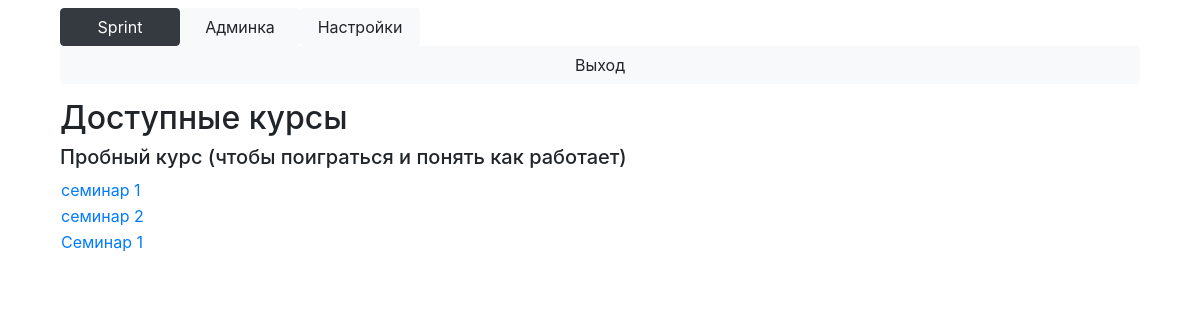
The app's page /main (signed in) with its own data.
### Main/models.py (models this page shows, shortened)
class Course(models.Model):
    name = models.TextField()

class Block(models.Model):
    name = models.TextField()
    course = models.ForeignKey(Course, on_delete=models.CASCADE)
    time_start = models.DateTimeField()
    time_end = models.DateTimeField()
    opened = models.BooleanField(default=False)
    show_rating = models.BooleanField(default=True)

### Main/views.py (the view)
# urls.py: path('main', views.main),
def main(request):
    if not check_login(request.user):
        return HttpResponseRedirect('/enter')
    return render(request, 'main.html', context={'blocks': blocks_available(request.user)})

### Main/context_processors.py (called while the page is built)
def attributes(request):
	return {
		'current_page': 'settings' if '/settings' == request.path else 'admin' if '/admin/' in request.path else 'main',
		'is_admin': check_admin(request.user)
	}

### Main/main.py (called while the page is built)
def check_login(user):
    return user.is_authenticated

def check_admin(user):
    if check_teacher(user):
        return True
    if not check_login(user):
        return False
    return len(Subscribe.objects.filter(user=user, is_assistant=True)) > 0

def check_teacher(user):
    return user.is_staff and check_login(user)

def courses_available(user):
    if user.is_superuser:
        return Course.objects.all()
    else:
        return [s.course for s in Subscribe.objects.filter(user=user)]

def blocks_available(user):
    courses = courses_available(user)
    blocks = {}
    is_admin = check_admin(user)
    for course in courses:
        if is_admin:
            blocks[course] = Block.objects.filter(
                course=course
            )
        else:
            blocks[course] = Block.objects.filter(
                opened=True,
                time_start__lte=timezone.now(),
                course=course
            )
    return blocks

### Main/templatetags/filters.py (called while the page is built)
@register.filter('mark_for_task')
def mark_for_task(task, user):
    try:
        return int(list(Solution.objects.filter(task=task, user=user, mark__isnull=False))[-1].mark * 10 / task.max_mark)
    except IndexError:
        return -1

@register.filter('mark_for_block')
def mark_for_block(block, user):
    tasks = Task.objects.filter(block=block)
    if len(tasks) == 0:
        return -1
    mark = 0
    flag = False
    for task in tasks:
        mft = mark_for_task(task, user)
        if mft >= 0:
            flag = True
            mark += mft * task.weight
    if flag:
        return round(mark)
    return -1

@register.filter('marked')
def marked(mark):
    return mark != -1

### templates/main.html (shortened to what this page needs)
{% extends 'base.html' %}
{% load filters %}
{% block content %}
    <h2>Доступные курсы</h2>
    {% for key, value in blocks.items %}
        <h5>{{ key.name }}</h5>
        {% for block in value %}
            <table>
                <tr>
                    <td>
                        <a href="/block?id={{ block.id }}">{{ block.name }}</a>
                    </td>
                    <td>
                    </td>
                </tr>
            </table>
        {% endfor %}
    {% endfor %}
{% endblock %}

### records on screen
Course: name "Пробный курс (чтобы поиграться и понять как работает)"
Block: name "семинар 1"
Block: name "семинар 2"
Block: name "Семинар 1"
